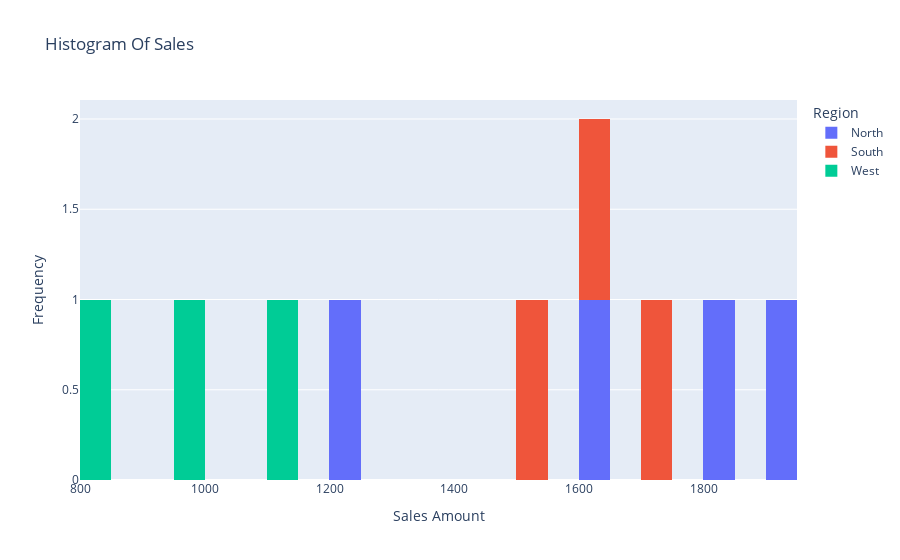

The notebook cell this image was saved under:
### Markdown cell above
### Task 9: Histogram

    Data: sales_data.csv

    Goal: Create a histogram of Sales values.

### Code cell
fig = px.histogram(df,x='Sales',nbins=50, color='Region',
                   title='Histogram Of Sales'
                   )
fig.update_layout(xaxis_title='Sales Amount',
                  yaxis_title='Frequency'
                  )

fig.show()

### Figure 1 — Plotly figure (JSON) as saved in the notebook; plotly's stock layout.template omitted (floating-point values rounded to 4 significant figures)
{"data": [{"bingroup": "x", "hovertemplate": "Region=North<br>Sales=%{x}<br>count=%{y}<extra></extra>", "legendgroup": "North", "marker": {"color": "#636efa", "pattern": {"shape": ""}}, "name": "North", "nbinsx": 50, "orientation": "v", "showlegend": true, "type": "histogram", "x": [1200, 1600, 1800, 1900], "xaxis": "x", "yaxis": "y"}, {"bingroup": "x", "hovertemplate": "Region=South<br>Sales=%{x}<br>count=%{y}<extra></extra>", "legendgroup": "South", "marker": {"color": "#EF553B", "pattern": {"shape": ""}}, "name": "South", "nbinsx": 50, "orientation": "v", "showlegend": true, "type": "histogram", "x": [1500, 1700, 1600], "xaxis": "x", "yaxis": "y"}, {"bingroup": "x", "hovertemplate": "Region=West<br>Sales=%{x}<br>count=%{y}<extra></extra>", "legendgroup": "West", "marker": {"color": "#00cc96", "pattern": {"shape": ""}}, "name": "West", "nbinsx": 50, "orientation": "v", "showlegend": true, "type": "histogram", "x": [800, 950, 1100], "xaxis": "x", "yaxis": "y"}], "layout": {"barmode": "relative", "legend": {"title": {"text": "Region"}, "tracegroupgap": 0}, "title": {"text": "Histogram Of Sales"}, "xaxis": {"anchor": "y", "domain": [0, 1], "title": {"text": "Sales Amount"}}, "yaxis": {"anchor": "x", "domain": [0, 1], "title": {"text": "Frequency"}}}}
